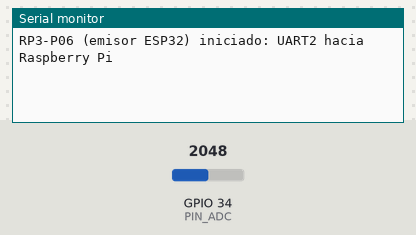
Recording of a sketch running on a simulated ESP32. Shown: the last lines printed to the serial monitor. The inputs (shaded band) are chosen by the test bench; at power-on: GPIO 34 (PIN_ADC) = 2048.

Above: at 1.5 s.
1.6 s: GPIO 34 (PIN_ADC) set to 2866
At 3.4 s:
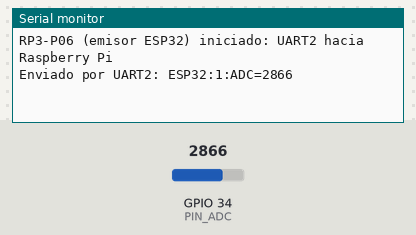
5.5 s: GPIO 34 (PIN_ADC) set to 3603
At 6.4 s:
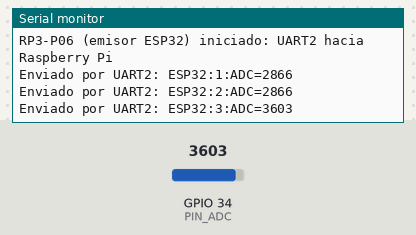
Timing chart, 0 to 8.5 s (numbered marks = the images above; inputs shaded):
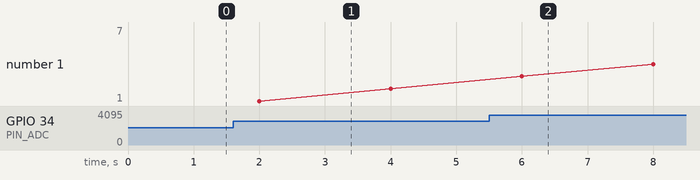

The sketch:

RP3-P06-emisor.ino
```cpp
/*
  RP3-P06 - Lado ESP32: emisor UART hacia la Raspberry Pi
  Placa: ESP32 DevKit V1 de 30 pines (Unidad 2)
  Monitor serie (USB, hacia el computador): 115200 bit/s
  UART2 (hacia la Raspberry Pi): 9600 bit/s

  Objetivo: adquirir una lectura simple (ADC1) y enviarla periodicamente por
  UART2 a la Raspberry Pi, usando el mismo protocolo de linea con suma de
  verificacion definido en la Unidad 2 (ejercicio U2-E08).

  Conexiones (ver tabla completa en el manual, RP3-P06):
    GPIO16 (UART2 RX) <- GPIO14 / TXD de la Raspberry Pi (pin fisico 8)
    GPIO17 (UART2 TX) -> GPIO15 / RXD de la Raspberry Pi (pin fisico 10)
    GND               -- GND de la Raspberry Pi

  IMPORTANTE: ambas placas trabajan a 3,3 V logicos; a diferencia de la
  pareja ESP32/Arduino Uno R3 de la Unidad 2, esta conexion NO requiere
  divisor resistivo ni conversor de nivel logico.
*/
const uint8_t PIN_ADC = 34;               // ADC1_CH6, lectura simulada de sensor
const uint32_t VELOCIDAD_UART2 = 9600;    // debe coincidir con RP3-P06-receptor.py
const uint32_t INTERVALO_ENVIO_MS = 2000;

uint32_t ultimoEnvioMs = 0;
uint32_t contadorMensajes = 0;

uint8_t checksumSimple(const String& datos) {
  uint8_t suma = 0;
  for (size_t i = 0; i < datos.length(); i++) {
    suma ^= (uint8_t)datos[i];
  }
  return suma;
}

void enviarMensaje(const String& datos) {
  uint8_t chk = checksumSimple(datos);
  Serial2.print(datos);
  Serial2.print('*');
  Serial2.println(chk, HEX);
}

void setup() {
  Serial.begin(115200);                                // monitor serie por USB
  Serial2.begin(VELOCIDAD_UART2, SERIAL_8N1, 16, 17);   // RX=16, TX=17
  delay(300);
  Serial.println("RP3-P06 (emisor ESP32) iniciado: UART2 hacia Raspberry Pi");
}

void loop() {
  if (millis() - ultimoEnvioMs >= INTERVALO_ENVIO_MS) {
    ultimoEnvioMs = millis();
    contadorMensajes++;

    int lectura = analogRead(PIN_ADC);
    String mensaje = "ESP32:" + String(contadorMensajes) + ":ADC=" + String(lectura);

    enviarMensaje(mensaje);
    Serial.print("Enviado por UART2: ");
    Serial.println(mensaje);
  }
}
```

Measured:
- after the input at 1.6 s, the serial monitor: prints a new line after 0.40 s (image 1)
- after the input at 5.5 s, the serial monitor: prints a new line after 0.50 s (image 2)
